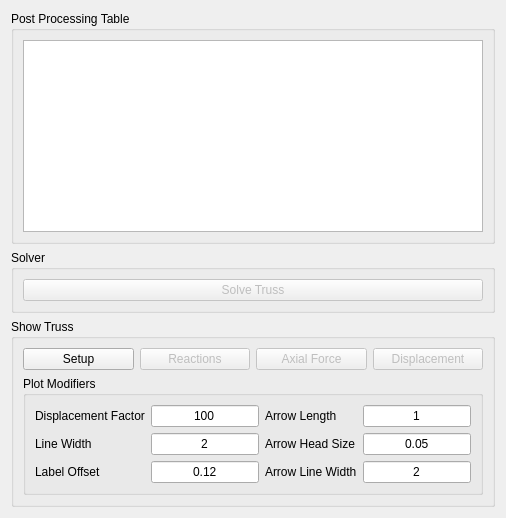
         <widget class="QWidget" name="Solve_Tab">
          <attribute name="title">
           <string>Solve</string>
          </attribute>
          <layout class="QHBoxLayout" name="horizontalLayout_14">
           <item>
            <layout class="QVBoxLayout" name="verticalLayout_10" stretch="10,1,0">
             <item>
              <widget class="QGroupBox" name="groupBox_12">
               <property name="title">
                <string>Post Processing Table</string>
               </property>
               <layout class="QHBoxLayout" name="horizontalLayout_16">
                <item>
                 <widget class="QTableWidget" name="Post_Processing_Table">
                  <property name="editTriggers">
                   <set>QAbstractItemView::NoEditTriggers</set>
                  </property>
                  <property name="alternatingRowColors">
                   <bool>true</bool>
                  </property>
                  <property name="selectionBehavior">
                   <enum>QAbstractItemView::SelectRows</enum>
                  </property>
                  <property name="sortingEnabled">
                   <bool>false</bool>
                  </property>
                 </widget>
                </item>
               </layout>
              </widget>
             </item>
             <item>
              <widget class="QGroupBox" name="groupBox_11">
               <property name="title">
                <string>Solver</string>
               </property>
               <layout class="QVBoxLayout" name="verticalLayout_12">
                <item>
                 <widget class="QPushButton" name="Solve_Truss_Button">
                  <property name="enabled">
                   <bool>false</bool>
                  </property>
                  <property name="text">
                   <string>Solve Truss</string>
                  </property>
                 </widget>
                </item>
               </layout>
              </widget>
             </item>
             <item>
              <widget class="QGroupBox" name="groupBox_13">
               <property name="title">
                <string>Show Truss</string>
               </property>
               <layout class="QVBoxLayout" name="verticalLayout_11">
                <item>
                 <layout class="QHBoxLayout" name="horizontalLayout_15">
                  <item>
                   <widget class="QPushButton" name="Setup_Button">
                    <property name="sizePolicy">
                     <sizepolicy hsizetype="Expanding" vsizetype="Fixed">
                      <horstretch>0</horstretch>
                      <verstretch>0</verstretch>
                     </sizepolicy>
                    </property>
                    <property name="text">
                     <string>Setup</string>
                    </property>
                   </widget>
                  </item>
                  <item>
                   <widget class="QPushButton" name="Reactions_Button">
                    <property name="enabled">
                     <bool>false</bool>
                    </property>
                    <property name="sizePolicy">
                     <sizepolicy hsizetype="Expanding" vsizetype="Expanding">
                      <horstretch>0</horstretch>
                      <verstretch>0</verstretch>
                     </sizepolicy>
                    </property>
                    <property name="text">
                     <string>Reactions</string>
                    </property>
                   </widget>
                  </item>
                  <item>
                   <widget class="QPushButton" name="Axial_Force_Button">
                    <property name="enabled">
                     <bool>false</bool>
                    </property>
                    <property name="sizePolicy">
                     <sizepolicy hsizetype="Expanding" vsizetype="Expanding">
                      <horstretch>0</horstretch>
                      <verstretch>0</verstretch>
                     </sizepolicy>
                    </property>
                    <property name="text">
                     <string>Axial Force</string>
                    </property>
                   </widget>
                  </item>
                  <item>
                   <widget class="QPushButton" name="Displacement_Button">
                    <property name="enabled">
                     <bool>false</bool>
                    </property>
                    <property name="sizePolicy">
                     <sizepolicy hsizetype="Expanding" vsizetype="Expanding">
                      <horstretch>0</horstretch>
                      <verstretch>0</verstretch>
                     </sizepolicy>
                    </property>
                    <property name="text">
                     <string>Displacement</string>
                    </property>
                   </widget>
                  </item>
                 </layout>
                </item>
                <item>
                 <widget class="QGroupBox" name="groupBox_14">
                  <property name="title">
                   <string>Plot Modifiers</string>
                  </property>
                  <layout class="QHBoxLayout" name="horizontalLayout_17">
                   <item>
                    <layout class="QGridLayout" name="gridLayout_2">
                     <item row="0" column="0">
                      <widget class="QLabel" name="label">
                       <property name="text">
                        <string>Displacement Factor</string>
                       </property>
                      </widget>
                     </item>
                     <item row="2" column="0">
                      <widget class="QLabel" name="label_4">
                       <property name="text">
                        <string>Label Offset</string>
                       </property>
                      </widget>
                     </item>
                     <item row="0" column="2">
                      <widget class="QLabel" name="label_2">
                       <property name="text">
                        <string>Arrow Length</string>
                       </property>
                      </widget>
                     </item>
                     <item row="0" column="1">
                      <widget class="QLineEdit" name="Displacement_Factor_LEdit">
                       <property name="text">
                        <string>100</string>
                       </property>
                       <property name="alignment">
                        <set>Qt::AlignCenter</set>
                       </property>
                      </widget>
                     </item>
                     <item row="1" column="2">
                      <widget class="QLabel" name="label_5">
                       <property name="text">
                        <string>Arrow Head Size</string>
                       </property>
                      </widget>
                     </item>
                     <item row="1" column="1">
                      <widget class="QLineEdit" name="Line_Width_LEdit">
                       <property name="text">
                        <string>2</string>
                       </property>
                       <property name="alignment">
                        <set>Qt::AlignCenter</set>
                       </property>
                      </widget>
                     </item>
                     <item row="2" column="1">
                      <widget class="QLineEdit" name="Label_Offset_LEdit">
                       <property name="text">
                        <string>0.12</string>
                       </property>
                       <property name="alignment">
                        <set>Qt::AlignCenter</set>
                       </property>
                      </widget>
                     </item>
                     <item row="2" column="2">
                      <widget class="QLabel" name="label_6">
                       <property name="text">
                        <string>Arrow Line Width</string>
                       </property>
                      </widget>
                     </item>
                     <item row="0" column="3">
                      <widget class="QLineEdit" name="Arrow_Length_LEdit">
                       <property name="text">
                        <string>1</string>
                       </property>
                       <property name="alignment">
                        <set>Qt::AlignCenter</set>
                       </property>
                      </widget>
                     </item>
                     <item row="1" column="0">
                      <widget class="QLabel" name="label_3">
                       <property name="text">
                        <string>Line Width</string>
                       </property>
                      </widget>
                     </item>
                     <item row="1" column="3">
                      <widget class="QLineEdit" name="Arrow_Head_Size_LEdit">
                       <property name="text">
                        <string>0.05</string>
                       </property>
                       <property name="alignment">
                        <set>Qt::AlignCenter</set>
                       </property>
                      </widget>
                     </item>
                     <item row="2" column="3">
                      <widget class="QLineEdit" name="Arrow_Line_Width_LEdit">
                       <property name="text">
                        <string>2</string>
                       </property>
                       <property name="alignment">
                        <set>Qt::AlignCenter</set>
                       </property>
                      </widget>
                     </item>
                    </layout>
                   </item>
                  </layout>
                 </widget>
                </item>
               </layout>
              </widget>
             </item>
            </layout>
           </item>
          </layout>
         </widget>
